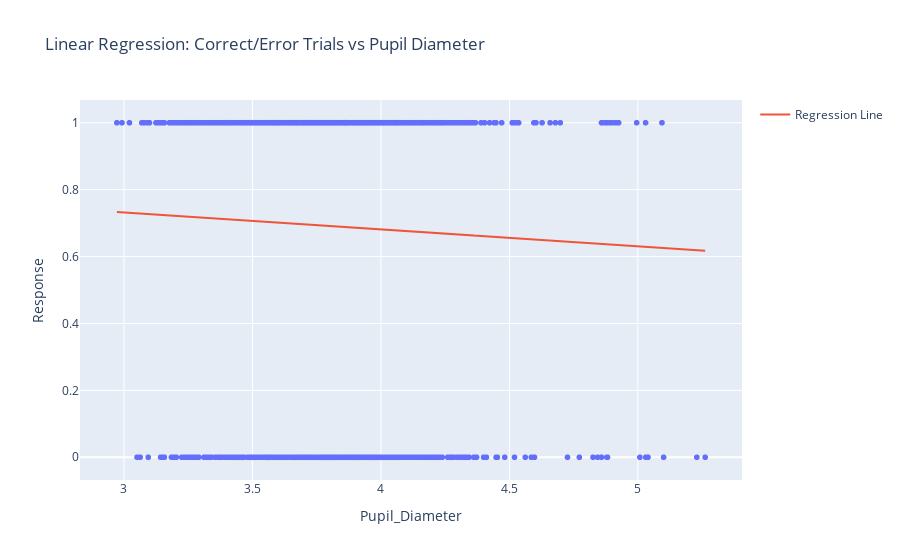

The notebook cell this image was saved under:
### Code cell
# Predict correct trials by reaction time
df = trial_data

# Filter outlier trials
# df = df[df['Pupil_Diameter'] >= 4]
# df = df[df['Pupil_Diameter'] <= 5]

# Convert 'Response' column to numeric (True -> 1, False -> 0)
df['Response'] = df['Response'].astype(int)

# Define the predictor and target variables
X = df[['Pupil_Diameter']]
y = df['Response']

# Perform linear regression
model = LinearRegression()
model.fit(X, y)

# Predict values
df['Predicted'] = model.predict(X)

# Visualization with Plotly
fig = px.scatter(df, x='Pupil_Diameter', y='Response', title='Linear Regression: Correct/Error Trials vs Pupil Diameter')
fig.add_trace(go.Scatter(x=df['Pupil_Diameter'], y=df['Predicted'], mode='lines', name='Regression Line'))

# Show plot
fig.show()

### Figure 1 — Plotly figure (JSON) as saved in the notebook; plotly's stock layout.template omitted (floating-point values rounded to 4 significant figures; data arrays with more than 128 entries replaced by an {"elided": "..."} marker saying what was removed)
{"data": [{"hovertemplate": "Pupil_Diameter=%{x}<br>Response=%{y}<extra></extra>", "legendgroup": "", "marker": {"color": "#636efa", "symbol": "circle"}, "mode": "markers", "name": "", "showlegend": false, "type": "scattergl", "x": {"elided": "1794 float values"}, "xaxis": "x", "y": {"elided": "1794 int values"}, "yaxis": "y"}, {"mode": "lines", "name": "Regression Line", "type": "scatter", "x": {"elided": "1794 float values"}, "y": {"elided": "1794 float values"}}], "layout": {"legend": {"tracegroupgap": 0}, "title": {"text": "Linear Regression: Correct/Error Trials vs Pupil Diameter"}, "xaxis": {"anchor": "y", "domain": [0, 1], "title": {"text": "Pupil_Diameter"}}, "yaxis": {"anchor": "x", "domain": [0, 1], "title": {"text": "Response"}}}}
